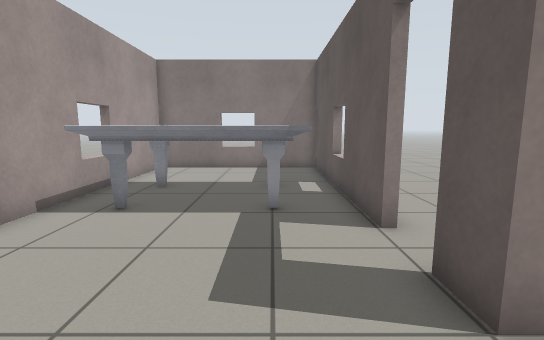
view 1 (above)

15 first-person views from a walk through a world built for the Gazebo simulator. The camera is 0.94 m above the floor, tilts 8° down and sees 85° across. The floor is counted in squares, 0.5 m on a side. Each view is taken from the middle of a square. On the plan, view 1 faces up. The plan holds only what a view shows up to about 16 squares ahead; the rest is blank. Robots are left out.

view 2
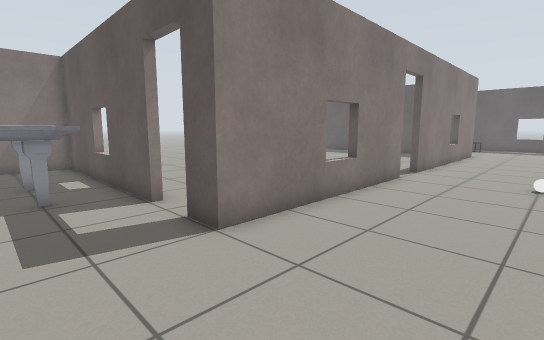

view 3
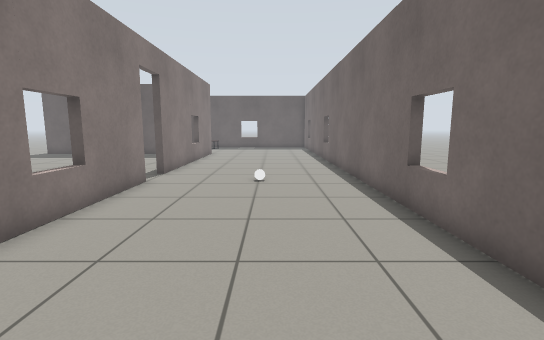

view 4
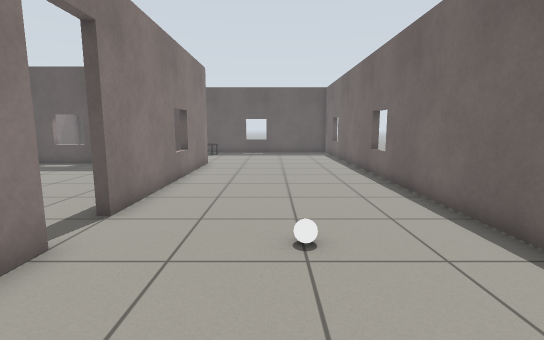

view 5
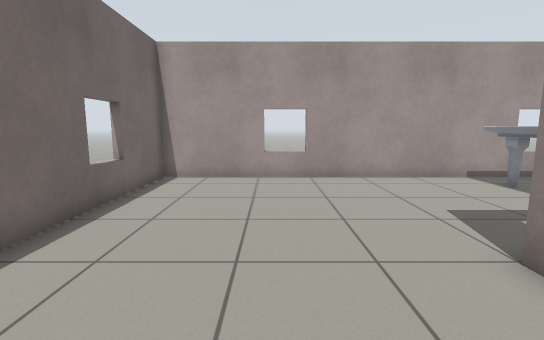

view 6
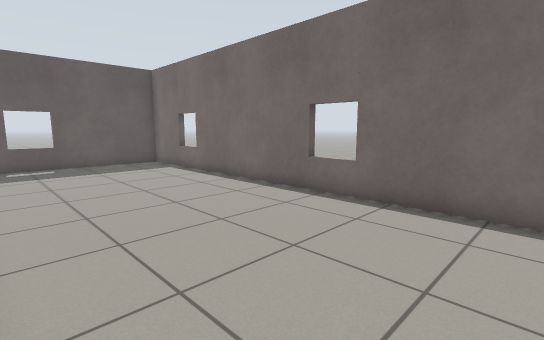

view 7
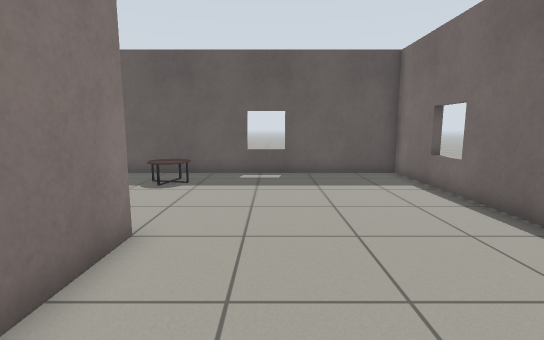

view 8
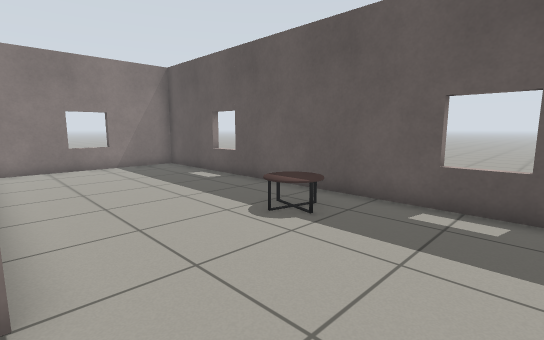

view 9
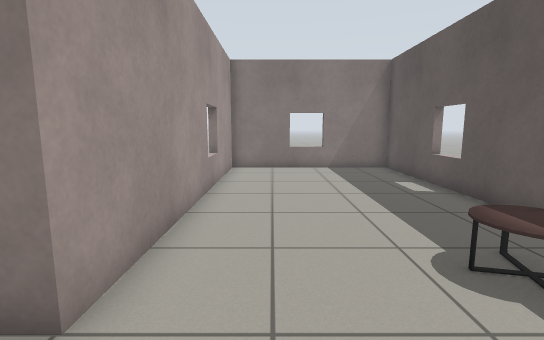

view 10
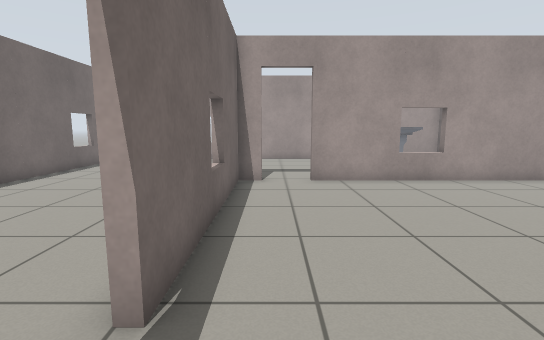

view 11
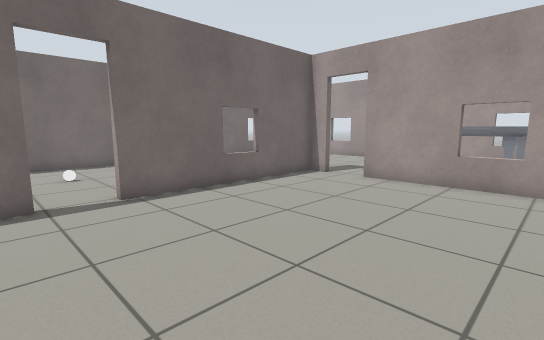

view 12
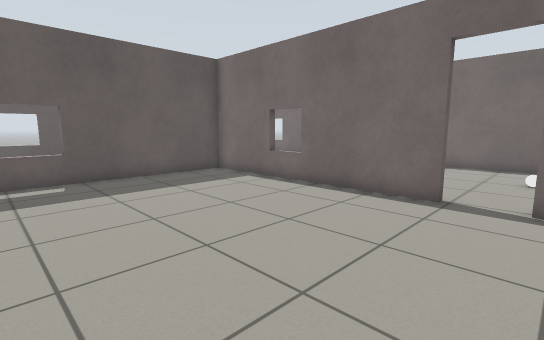

view 13
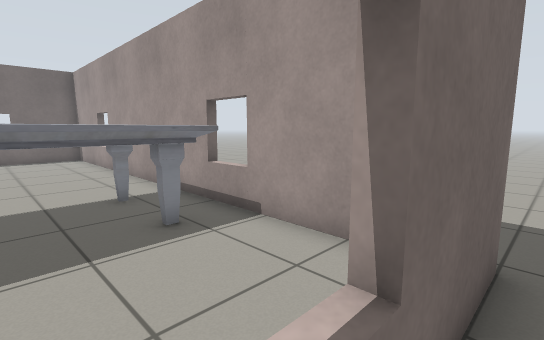

view 14
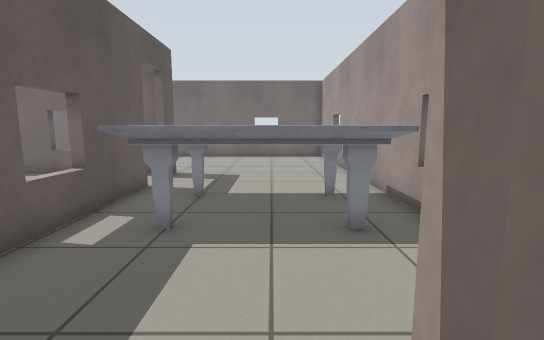

view 15
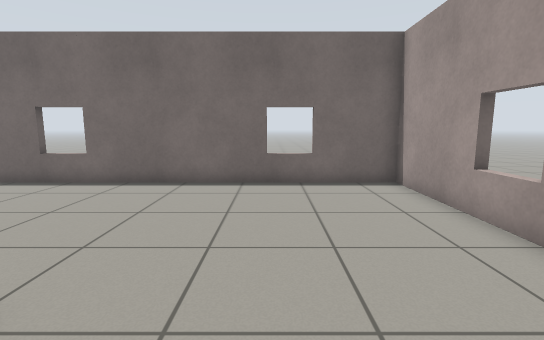

### Floor plan
Points are (right, up) in squares from view 1. A wall is a line through its corners. A room is listed if a view was taken in it or the views show most of it. See-through windows are left out.
Room 1 (views 1, 2, 3, 4, 5, 6, 7, 8, 9, 15)
walls: (10.4, 2.5) (2.1, 2.5) (2.1, 3.8); (2.1, 5.4) (2.1, 14.2) (-5.3, 14.2) (-5.3, -5.2) (29.5, -5.2) (29.5, 14.2) (22.1, 14.2) (22.1, 2.5) (12.2, 2.5); (-5.8, -1.3) (-5.3, -1.3); (-5.8, 8.3) (-5.3, 8.3)
ways out: open door at (2, 4.5) to room 2; open door at (11.5, 3) to room 2
objects: marble table (-4, 7) to (1, 10); white ball (11, -2); coffee table (27, 3) to (28, 4)
Room 2 (views 10, 11, 12, 13, 14)
walls: (12.2, 2.8) (21.8, 2.8) (21.8, 11.5); (2.4, 13.9) (2.4, 5.4); (2.4, 3.8) (2.4, 2.8) (10.4, 2.8); (-5.8, 14.5) (-2, 14.5)
ways out: open door at (2, 4.5) to room 1; open door at (11.5, 3) to room 1

Positions as (right, up) in squares from view 1, and headings:
1: (0, 0), facing up
2: (-1, -2), facing up-right
3: (0, -2), facing right
4: (6, -1), facing right
5: (6, -1), facing left
6: (13, 2), facing down-right
7: (17, 0), facing right
8: (22, -1), facing up-right
9: (24, 0), facing up
10: (13, 4), facing left
11: (13, 11), facing down-left
12: (10, 11), facing down-right
13: (-1, 15), facing down-left
14: (-2, 15), facing down
15: (-1, 5), facing down
